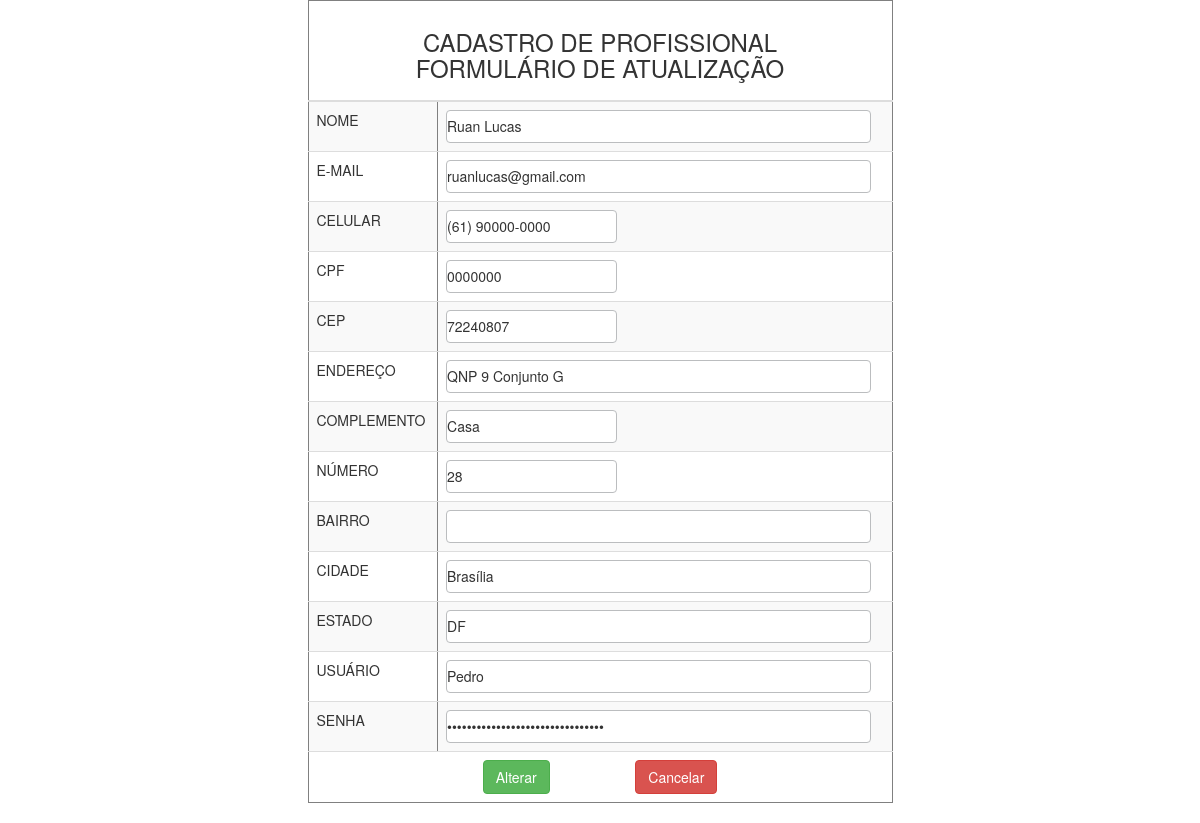
Page /view/formAltPAdmin.php?idProfissional=3 on the committed database.
### tables this page shows
CREATE TABLE `profissional` (
  `idProfissional` int(11) NOT NULL,
  `nomeProfissional` varchar(65) NOT NULL,
  `emailProfissional` varchar(45) DEFAULT NULL,
  `celularProfissional` varchar(25) DEFAULT NULL,
  `cpfProfissional` varchar(15) NOT NULL,
  `cepProfissional` varchar(45) NOT NULL,
  `enderecoProfissional` varchar(45) DEFAULT NULL,
  `complementProfissional` varchar(45) DEFAULT NULL,
  `numeroProfissional` int(11) DEFAULT NULL,
  `bairroProfissional` varchar(45) DEFAULT NULL,
  `cidadeProfissional` varchar(45) DEFAULT NULL,
  `estadoProfissional` varchar(45) DEFAULT NULL,
  `usuario` varchar(15) NOT NULL,
  `senha` varchar(45) NOT NULL,
  `Perfil_idPerfil` int(11) NOT NULL
);

### dao/conexao/conexao.php (called while the page is built)
<?php
abstract class Conexao {
    private static $instance;
    public static function getInstance() {
        try {
            if (!isset(self::$instance)) {
                self::$instance = new PDO("mysql:host=localhost;dbname=db_syschlr;charset=UTF8", "root", "");
                self::$instance->setAttribute(PDO::ATTR_ERRMODE, PDO::ERRMODE_EXCEPTION);
            }
            return self::$instance;
        } catch (PDOException $exc) {
            echo "Erro ao conectar o banco de dados :" . $exc->getMessage();
        }
    }
}
?>

### dao/profissionalDAO.php (called while the page is built, shortened)
<?php
require_once '../dao/conexao/conexao.php';
class ProfissionalDAO {
    public $pdo = null;
    public function __construct() {
        $this->pdo = Conexao::getInstance();
    }
    public function getProfissionalById($idProfissional) {
        try {
            $sql = "SELECT * FROM profissional WHERE idProfissional = ?";
            $stmt = $this->pdo->prepare($sql);
            $stmt->bindValue(1, $idProfissional);
            $stmt->execute();
            $profissional = $stmt->fetch(PDO::FETCH_ASSOC);
            return $profissional;
        } catch (PDOException $exc) {
            echo $exc->getMessage();
        }
    }
}
?>

### view/formAltPAdmin.php (the view, shortened to what this page needs)
<!DOCTYPE html>
<html>
    <head>
        <link rel="stylesheet" href="https://maxcdn.bootstrapcdn.com/bootstrap/3.3.7/css/bootstrap.min.css">
         <link rel="stylesheet" type="text/css" href="../css/style.css">
    </head>
    <?php
    require_once '../dao/profissionalDAO.php';
    $idprofissional = $_GET["idProfissional"];
    $profissionalDAO = new ProfissionalDAO();
    $profissional = $profissionalDAO->getProfissionalById($idprofissional);
    ?>
    <body width="100%" height="1000px">
        <form action="../controller/alterarPAdmController.php" method="POST">
            <div class="row">
                <div role="main" class="col-md-6 col-md-push-3" style="text-align: center">
                    <table border="1" class="table table-striped" style="text-align: left">
                        <thead>
                            <tr>
                                <th colspan="2" style="text-align: center"><h3>CADASTRO DE PROFISSIONAL<br>FORMULÁRIO DE ATUALIZAÇÃO</h3></th>
                            </tr>
                        </thead>
                        <tbody>
                            <tr>
                                <td>NOME</td>
                                <td><input class="input_txt" type="text" name="nomeP" value="<?php echo $profissional["nomeProfissional"]?>" size="54"></td>
                            </tr>
                            <tr>
                                <td>E-MAIL</td>
                                <td><input class="input_txt" type="email" name="emailP" value="<?php echo $profissional["emailProfissional"]?>" size="54"></td>
                            </tr>
                            <tr>
                                <td>CELULAR</td>
                                <td><input class="input_txt" type="tel" name="celularP" value="<?php echo $profissional["celularProfissional"]?>" size="20"/></td>
                            </tr>
                            <tr>
                                <td>CPF</td>
                                <td><input class="input_txt" type="text" name="cpfP" value="<?php echo $profissional["cpfProfissional"]?>" size="20" /></td>
                            </tr>
                            <tr>
                                <td>CEP</td>
                                <td><input class="input_txt" type="text" name="cepP" value="<?php echo $profissional["cepProfissional"]?>" size="20" /></td>
                            </tr>
                            <tr>
                                <td>ENDEREÇO</td>
                                <td><input class="input_txt" type="text" name="enderecoP" value="<?php echo $profissional["enderecoProfissional"]?>" size="54" /></td>
                            </tr>
                            <tr>
                                <td>COMPLEMENTO</td>
                                <td><input class="input_txt" type="text" name="complementoP" value="<?php echo $profissional["complementProfissional"]?>" size="20" /></td>
                            </tr>
                            <tr>
                                <td>NÚMERO</td>
                                <td><input class="input_txt" type="text" name="numeroP" value="<?php echo $profissional["numeroProfissional"]?>" size="20" /></td>
                            </tr>
                            <tr>
                                <td>BAIRRO</td>
                                <td><input class="input_txt" type="text" name="bairroP" value="<?php echo $profissional["bairroProfissional"]?>" size="54" /></td>
                            </tr>
                            <tr>
                                <td>CIDADE</td>
                                <td><input class="input_txt" type="text" name="cidadeP" value="<?php echo $profissional["cidadeProfissional"]?>" size="54" /></td>
                            </tr>
                            <tr>
                                <td>ESTADO</td>
                                <td><input class="input_txt" type="text" name="estadoP" value="<?php echo $profissional["estadoProfissional"]?>" size="54" /></td>
                            </tr>
                             <tr>
                                <td>USUÁRIO</td>
                                <td><input class="input_txt" type="text" name="usuarioP" value="<?php echo $profissional["usuario"]?>" size="54" /></td>
                            </tr>
                            <tr>
                                <td>SENHA</td>
                                <td><input class="input_txt" type="password" name="senhaP" value="<?php echo $profissional["senha"]?>" size="54" /></td>
                            </tr>
                            <tr>
                                <th colspan="2" style="text-align: center">
                                    <input type="submit" value="Alterar" class="btn btn-success"/>&nbsp; &nbsp; &nbsp; &nbsp; &nbsp; &nbsp; &nbsp; &nbsp; &nbsp; &nbsp; &nbsp;
                                    <input type="submit" value="Cancelar" class="btn btn-danger"/>
                                </th>
                            </tr>
                        </tbody>
                    </table>
                </div>
            </div>
            </form>
    </body>
</html>

### css/style.css (style rules this page uses)
body { background-color: appworkspace; }
.input_txt { border-radius: 4px 4px 4px 4px; -webkit-border-radius: 4px 4px 4px 4px; -moz-border-radius: 4px 4px 4px 4px; border: 1px solid #BBBDBF; height: 33px; }
* { margin:0; padding:0; }
body { background-color: white; }

### rows in the picture
profissional: nomeP "Ruan Lucas", emailP "ruanlucas@gmail.com", celularP "(61) 90000-0000", cpfP "0000000", cepP "72240807", enderecoP "QNP 9 Conjunto G", complementoP "Casa", numeroP "28", cidadeP "Brasília", estadoP "DF", usuarioP "Pedro"
